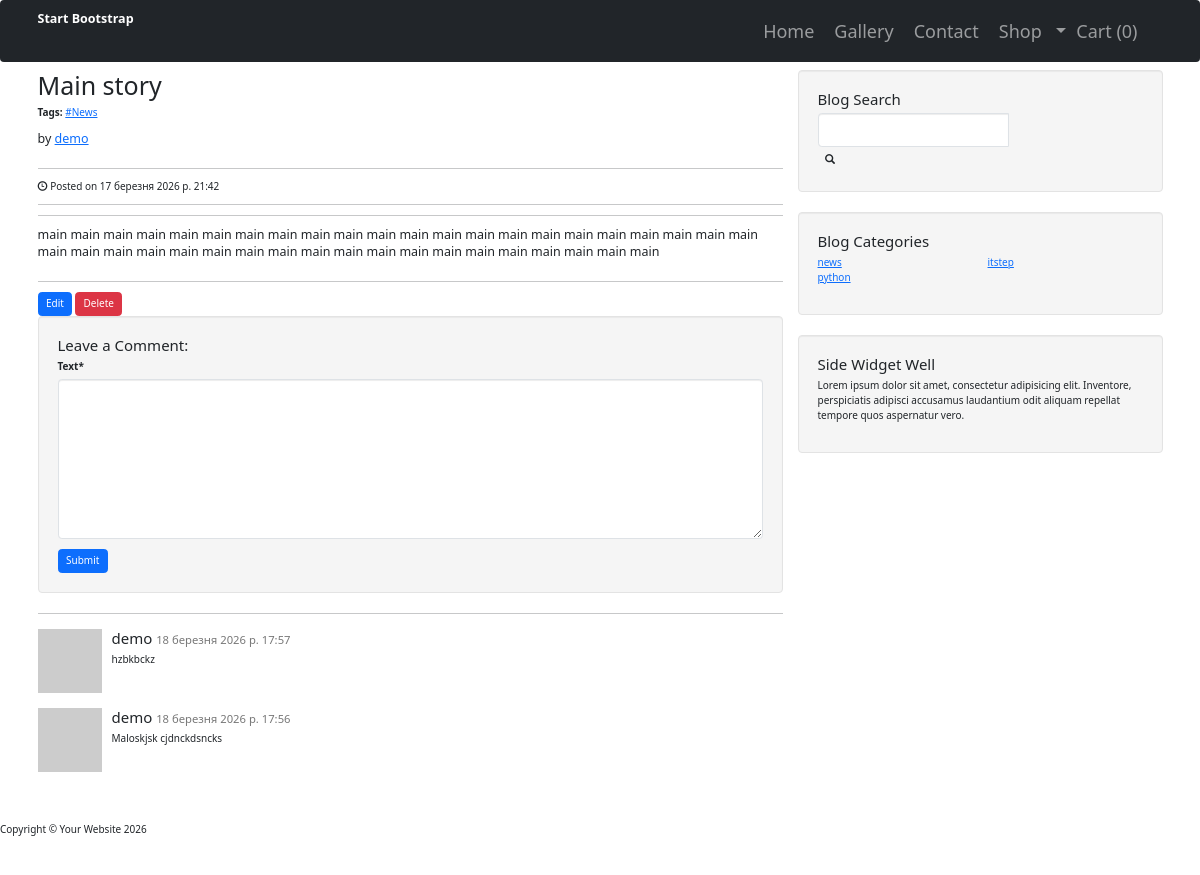
Screenshot of /post/main-story with the database file from the repository.
### blog/models.py (models this page shows, shortened)
class Post(models.Model):
    title = models.CharField(max_length=30, verbose_name="Заголовок")
    content = models.TextField(verbose_name="Опис")
    published_date = models.DateTimeField(auto_now_add=True, verbose_name="Дата публікації")
    category = models.ForeignKey(Category, on_delete=models.CASCADE, verbose_name="Категорія")
    user = models.ForeignKey(User, on_delete=models.CASCADE, verbose_name="Автор")
    main_image = models.ImageField(upload_to = 'blog/posts/main/', null=True, blank=True)
    slug = models.SlugField(max_length=255, unique=True, null=True, blank=True)
    tags = models.ManyToManyField('Tag', blank=True, related_name='text', verbose_name="Теги")
    class Meta:
        verbose_name = "Новина"
        verbose_name_plural = "Новини"

class Tag(models.Model):
    name = models.CharField(max_length=30, verbose_name="Тег")
    slug = models.SlugField(max_length=220, blank=True, null=True, db_index=True)
    class Meta:
        verbose_name = "Тег"
        verbose_name_plural = "Теги"

class Comment(models.Model):
    post = models.ForeignKey(Post, on_delete=models.CASCADE)
    user = models.ForeignKey(User, on_delete=models.CASCADE)
    text = models.TextField()
    created_at = models.DateTimeField(auto_now_add=True)

class Category(models.Model):
    name = models.CharField(max_length=30, verbose_name="Назва")
    slug = models.SlugField(max_length=255, unique=True, null=True, blank=True)
    class Meta:
        verbose_name = "Категорія"
        verbose_name_plural = "Категорії"

### blog/views.py (the view, shortened to what this page needs)
# urls.py: path('post/<slug:slug>', views.post_detail, name="post_detail"),
def post_detail(request,slug=None):
    post = get_object_or_404(Post, slug=slug)
    form = CommentForm()
    comments = Comment.objects.filter(post=post).order_by("-created_at")
    context = {'post': post, 'comments': comments, 'form': form}
    context.update(get_categories())
    return render(request, "blog/post.html", context)

### blog/forms.py
class CommentForm(forms.ModelForm):
    class Meta:
        model = Comment
        exclude = ('post','user')

### blog/views.py (called while the page is built)
def get_categories():
    all = Category.objects.all()
    count = all.count()
    half = count / 2 + count % 2
    first_half = all[:half]
    second_half = all[half:]
    return {'cat_left': first_half, 'cat_right': second_half}

### shop/cart.py (called while the page is built)
    def __len__(self):
        return sum(item['quantity'] for item in self.cart.values())

### shop/context_processors.py (called while the page is built)
def categories_processor(request):
    return {
        "categories": Category.objects.all(),
        "cart_count": len(Cart(request)),
    }

### templates/blog/post.html (shortened to what this page needs)
{% extends "layout/main_layout.html" %}
{% load crispy_forms_tags %}
{% block 'content' %}
<h1>{{ post.title }}</h1>
<p>
    <strong>Tags:</strong>
    {% for tag in post.tags.all %}
        <a href="{% url 'tag' slug=tag.slug %}">{{ tag.name }}</a>
    {% empty %}
        <span>No tags</span>
    {% endfor %}
</p>
<p class="lead">
    by <a href="#">{{ post.user }}</a>
</p>
<hr>
<p><span class="glyphicon glyphicon-time"></span> Posted on {{ post.published_date }}</p>
<hr>
<hr>
<p class="lead">{{ post.content }}</p>
<hr>
<a href="{% url 'post_edit' post.slug %}" class="btn btn-primary">Edit</a>
<a href="{% url 'post_delete' post.slug %}" class="btn btn-danger">Delete</a>
<div class="well">
    <h4>Leave a Comment:</h4>
    <form method="POST">
        {{ form|crispy }}
        <button type="submit" class="btn btn-primary">Submit</button>
    </form>
</div>
<hr>
{% for c in comments %}
    <div class="media">
        <a class="pull-left" href="#">
            <img class="media-object" src="http://placehold.it/64x64" alt="">
        </a>
        <div class="media-body">
            <h4 class="media-heading">
                {{ c.user }}
                <small>{{ c.created_at }}</small>
            </h4>
            {{ c.text }}
        </div>
    </div>
{% endfor %}
{% endblock %}

### templates/layout/main_layout.html
{% extends 'base.html' %}
{% block main %}
<div class="container">
    <div class="row">
        <div class="col-md-8">
            {% block 'content' %} {% endblock %}
        </div>
        <div class="col-md-4">
            <div class="well">
                <h4>Blog Search</h4>
                <div class="input-group">
                    <form action="{% url 'blog:search' %}" method="GET">
                        <input type="search" name="query" class="form-control">
                        <span class="input-group-btn">
                               <button class="btn btn-default" type="submit">
                                <span class="glyphicon glyphicon-search"></span>
                        </button>
                      </span>
                    </form>
                </div>
            </div>
            <div class="well">
                <h4>Blog Categories</h4>
                <div class="row">
                    <div class="col-lg-6">
                        <ul class="list-unstyled">
                            {% for c in cat_left %}
                            <li><a href="{% url 'blog:category' slug=c.slug %}">{{ c.name }}</a></li>
                            {% endfor %}
                        </ul>
                    </div>
                    <div class="col-lg-6">
                        <ul class="list-unstyled">
                            {% for c in cat_right %}
                            <li><a href="{% url 'blog:category' slug=c.slug %}">{{ c.name }}</a></li>
                            {% endfor %}
                        </ul>
                    </div>
                </div>
            </div>
            <div class="well">
                <h4>Side Widget Well</h4>
                <p>Lorem ipsum dolor sit amet, consectetur adipisicing elit. Inventore, perspiciatis adipisci accusamus
                    laudantium odit aliquam repellat tempore quos aspernatur vero.</p>
            </div>
        </div>
    </div>
</div>
{% endblock %}

### static/blog/css/blog-home.css (style rules this page uses)
body { padding-top: 70px; }

### rows the page displays
Post: title "Main story", user "demo", published_date "17 березня 2026 р. 21:42", content "main main main main main main main main main main main main main main main main main main main main main main main main main main main main main main main main main main main main main main main main main"
Tag: name "#News"
Comment: user "demo", created_at "18 березня 2026 р. 17:57", text "hzbkbckz"
Comment: user "demo", created_at "18 березня 2026 р. 17:56", text "Maloskjsk cjdnckdsncks"
Category: name "news"
Category: name "python"
Category: name "itstep"

### other values shown
{{ cart_count }} "0"
